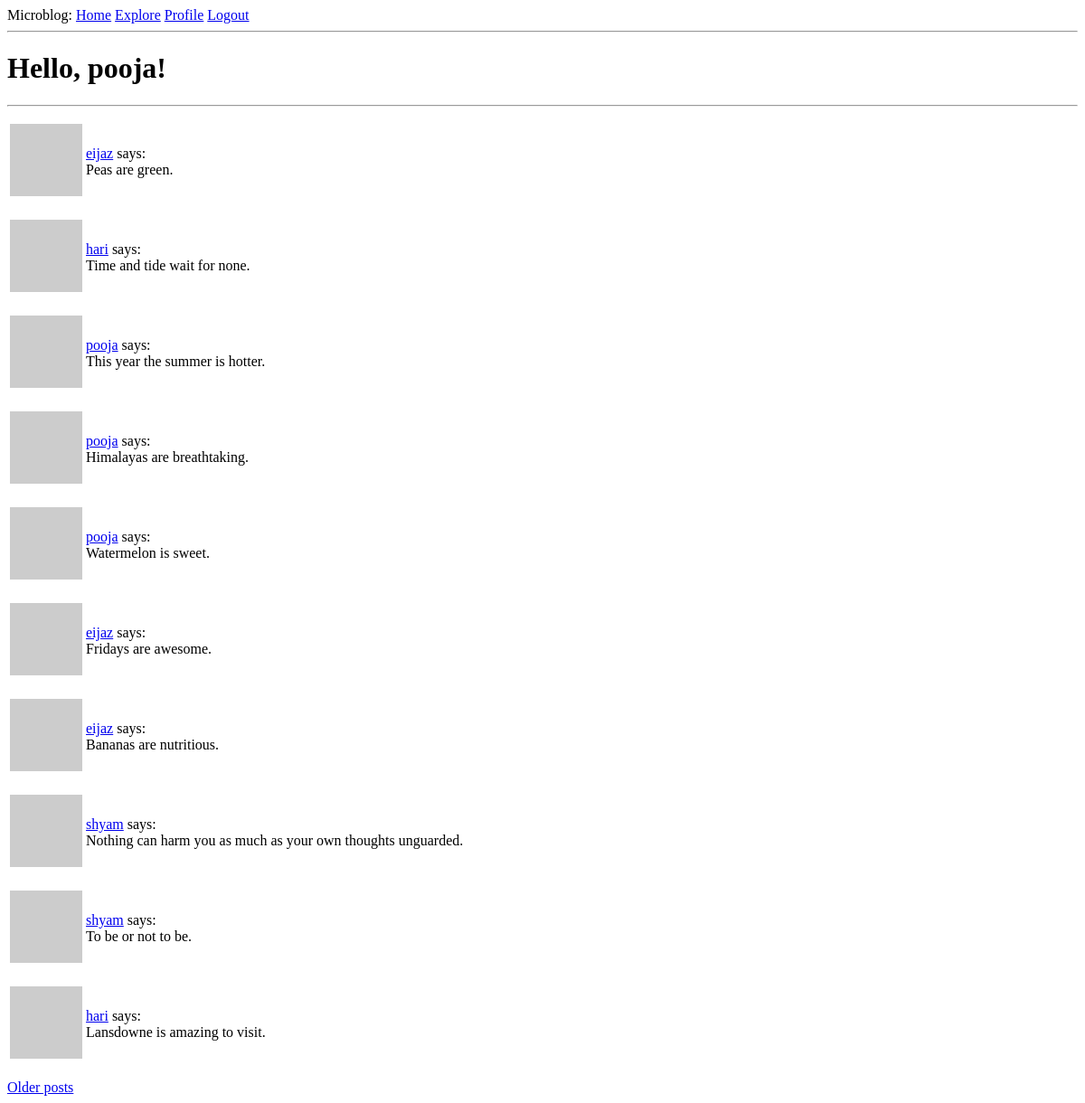
The page /explore (signed in) on the database as committed earlier.
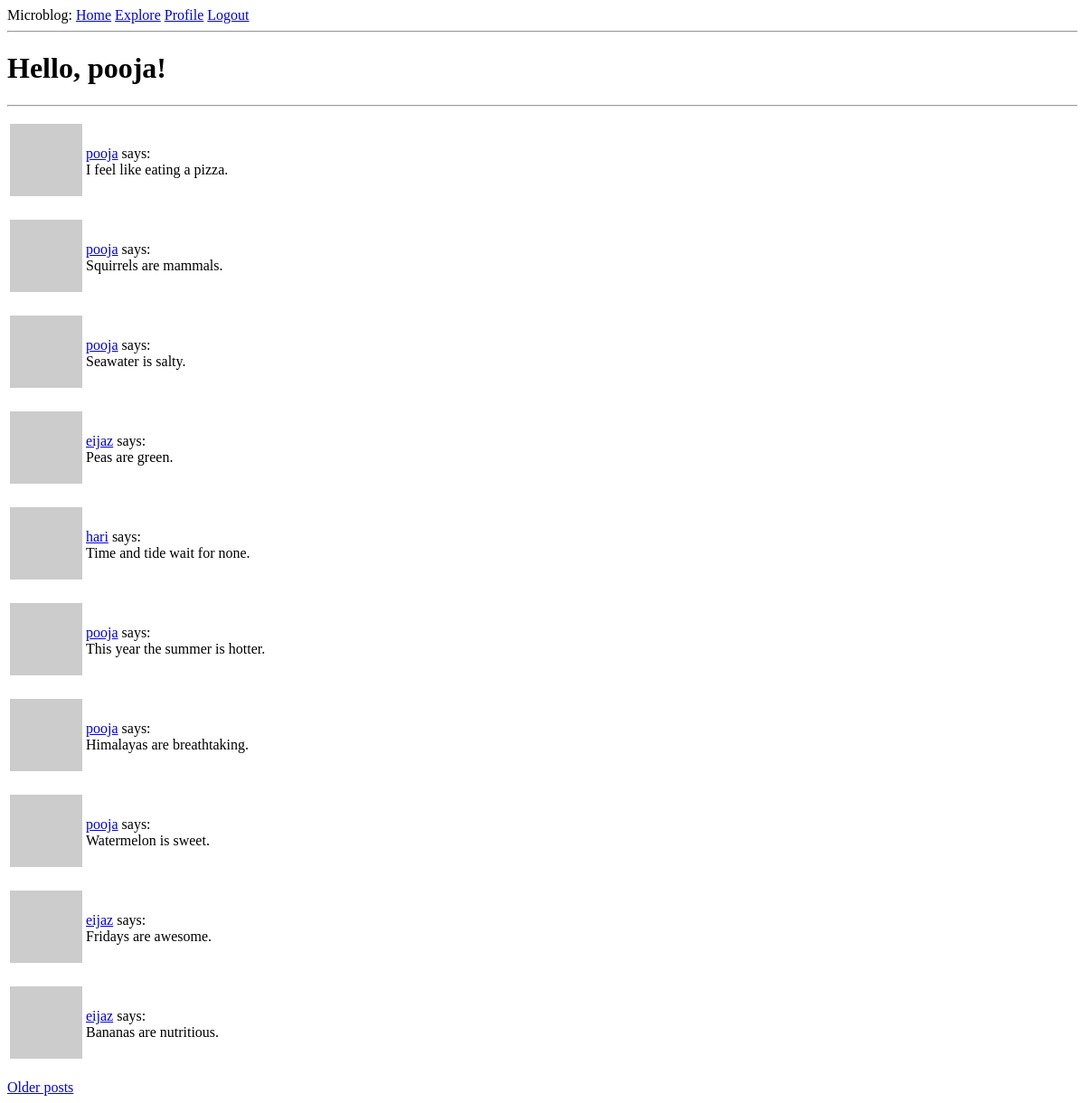
The same page on the database as committed later.
### app/models.py (models this page shows, shortened)
class Post(db.Model):
    id = db.Column(db.Integer(), primary_key=True)
    timestamp = db.Column(db.DateTime(), index=True, default=datetime.utcnow)
    body = db.Column(db.String(140))
    user_id = db.Column(db.Integer(), db.ForeignKey('user.id'))

class User(UserMixin, db.Model):
    id = db.Column(db.Integer, primary_key=True)
    username = db.Column(db.String(32), index = True, unique = True)
    email = db.Column(db.String(32), index = True, unique = True)
    password_hash = db.Column(db.String(32))
    post = db.relationship('Post', backref='author', lazy='dynamic')
    about_me = db.Column(db.String(140))
    last_seen = db.Column(db.DateTime, default=datetime.utcnow())
    followed = db.relationship('User',
            secondary=followers,
            primaryjoin=(followers.c.follower_id == id),
            secondaryjoin=(followers.c.followed_id == id),
            backref=db.backref('followers', lazy='dynamic'),
            lazy='dynamic')
    def avatar(self, size):
        digest = md5(self.email.lower().encode('utf-8')).hexdigest()
        return \
            'https://gravatar.com/avatar/{}?size={}&default=robohash' \
            .format(digest, size)

### app/routes.py (the view)
@app.route('/explore')
@login_required
def explore():
    page = request.args.get('page', 1, type=int)
    posts = Post.query.order_by(Post.timestamp.desc()).paginate(
            page, app.config['POSTS_PER_PAGE'], False)
    prev_url, next_url = pagination_urls('explore', posts)
    return render_template('index.html', title='Explore', posts=posts.items,
            prev_url=prev_url, next_url=next_url)

### app/models.py (called while the page is built)
@login.user_loader
def load_user(id):
    return User.query.get(int(id))

### app/routes.py (called while the page is built)
@app.before_request
def before_request():
    if current_user.is_authenticated:
        current_user.last_seen = datetime.utcnow()
        db.session.commit()

def pagination_urls(route, obj):
    return url_for(route, page=obj.prev_num) if obj.has_prev else None,\
        url_for(route, page=obj.next_num) if obj.has_next else None,

### app/templates/index.html (shortened to what this page needs)
{% extends 'base.html' %}
{% block content %}
<h1>Hello, {{ current_user.username }}!</h1>
<hr>
{% for post in posts %}
<p>
{% include '_post.html' %}
</p>
{% endfor %}
{% if next_url %}
<a href={{ next_url }}>Older posts</a>
{% endif %}
{% endblock %}

### app/templates/_post.html
<table>
    <tr valign='center'>
        <td><img src='{{ post.author.avatar(36) }}'></td>
        <td>
            <a href="{{ url_for('user', username=post.author.username) }}">{{ post.author.username }}</a>
            says:<br>{{ post.body }}
        </td>
    </tr>
</table>

Rows that differ between the two databases and show on the page:
no longer on this page (row unchanged): Post: author.username "shyam", body "Nothing can harm you as much as your own thoughts unguarded."
no longer on this page (row unchanged): Post: author.username "shyam", body "To be or not to be."
no longer on this page (row unchanged): Post: author.username "hari", body "Lansdowne is amazing to visit."
now on this page (row edited): Post: author.username "pooja", body "I feel like eating a pizza."
now on this page (row edited): Post: author.username "pooja", body "Squirrels are mammals."
now on this page (row edited): Post: author.username "pooja", body "Seawater is salty."
